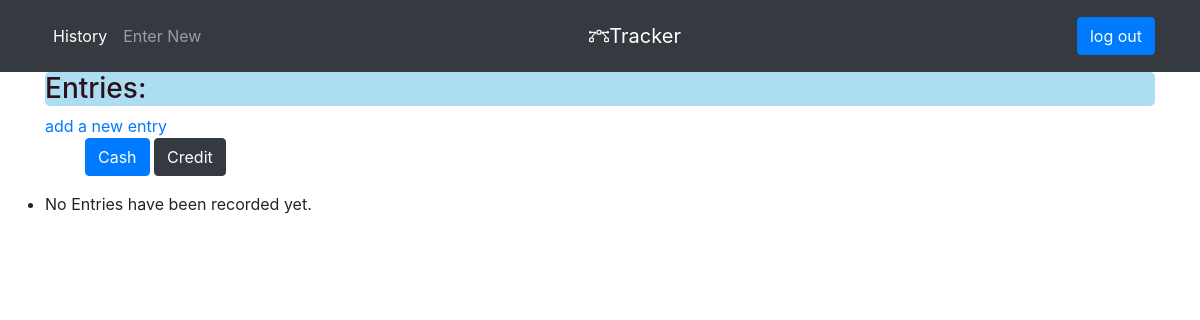
The app's page /entries/ (signed in), older data.
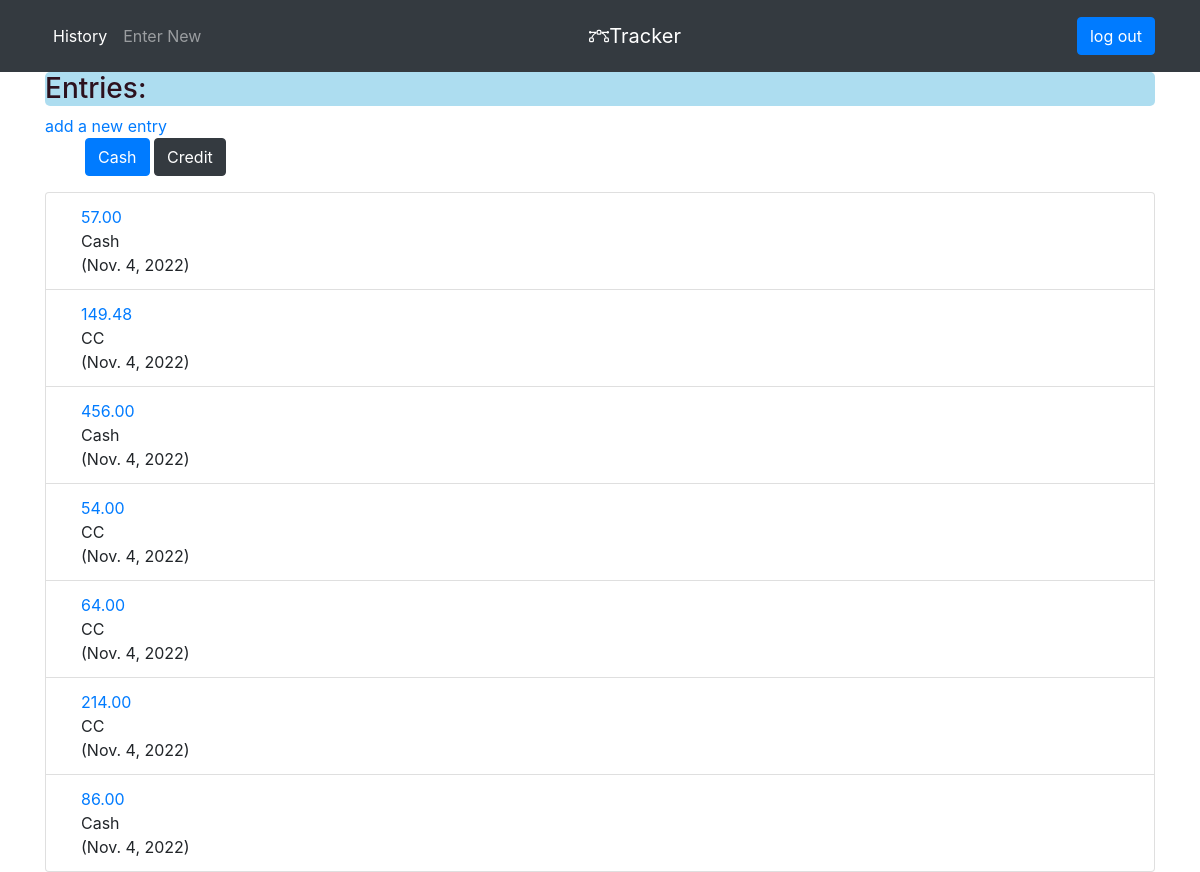
The same page, newer data.
### tip_tracker_app/models.py (models this page shows)
class Tip_Entry(models.Model):
    type = models.ForeignKey(
        Tip_Type,
        on_delete=models.CASCADE,
        related_name='tiptype'
    )
    tip = models.DecimalField(max_digits=8, decimal_places=2, default=0)
    date_added = models.DateField(auto_now_add=True)
    owner = models.ForeignKey(
        User,
        on_delete=models.CASCADE,
        related_name='owner',
        null=True
    )
    class Meta:
        verbose_name_plural = 'tip entries'

class Tip_Type(models.Model):
    type = models.CharField(
        choices=TIP_TYPE,
        default='Cash',
        max_length=15
    )
    class Meta:
        verbose_name_plural = 'tip types'
    def __str__(self):
        return self.type

### tip_tracker_app/views.py (the view)
# urls.py: re_path(r'^entries/$', views.entries, name='entries'),
@login_required
def entries(request):
    entries = Tip_Entry.objects.filter(owner=request.user).order_by('date_added')
    context = {'entries':entries, 'types':types}
    return render(request, 'tip_tracker_app/entries.html', context)

### tip_tracker_app/templates/tip_tracker_app/entries.html
{% extends "tip_tracker_app/base.html" %}
{% block content %}
<h3 class="font-monospace fs-1 fw-normal" style="color: rgb(44,17,30);background: rgba(0,150,208,0.32);border-top-left-radius: 5px;border-top-right-radius: 5px;border-bottom-right-radius: 5px;border-bottom-left-radius: 5px;">Entries:</h3>
<a href="{% url 'tip_tracker_app:new_entry' %}">add a new entry</a>
<ul>
        <a class="btn btn-primary" role="button" href="{% url 'tip_tracker_app:type' 1 %}">Cash</a>
        <a class="btn btn-dark me-2" role="button" href="{% url 'tip_tracker_app:type' 2 %}">Credit</a>
</ul>
<ul class="list-group">
    {% for entry in entries %}
    <li class="list-group-item">
        <span>
            <div class="col-sm">
            <a href="{% url 'tip_tracker_app:edit_entry' entry.id %}">
                {{entry.tip}}
            </a>
            </div>
            <div class="col-sm">
                {{entry.type}}
            </div>
            <div class="col-sm">
                ({{entry.date_added}})
            </div>
        </span>
    </li>
    {% empty %}
    <li>No Entries have been recorded yet.</li>
    {% endfor %}
</ul>
{% endblock content %}

### tip_tracker_app/templates/tip_tracker_app/base.html (shortened to what this page needs)
{% load bootstrap4 %}
<!DOCTYPE html>
<html lang="en">
<head>
    {% bootstrap_css %}
</head>
<body>
<nav class="navbar navbar-dark navbar-expand-md bg-dark py-3">
    <div class="container"><a class="navbar-brand d-flex align-items-center" href="{% url 'tip_tracker_app:index' %}"><span class="bs-icon-sm bs-icon-rounded bs-icon-primary d-flex justify-content-center align-items-center me-2 bs-icon"></span><span>Tracker</span></a><button class="navbar-toggler" data-toggle="collapse" data-target="#navcol-6"></button>
        <div id="navcol-6" class="collapse navbar-collapse flex-grow-0 order-md-first">
            <ul class="navbar-nav me-auto">
                <li class="nav-item"><a class="nav-link active" href="{% url 'tip_tracker_app:entries' %}">History</a></li>
                <li class="nav-item"><a class="nav-link" href="{% url 'tip_tracker_app:new_entry' %}">Enter New</a></li>
            </ul>
        </div>
        <div class="d-none d-md-block">
            {% if user.is_authenticated %}
            <a class="btn btn-primary" role="button" href="{% url 'users:logout' %}">log out</a>
            {% else %}
            <a class="btn btn-light me-2" role="button" href="{% url 'users:register' %}">register</a>
            <a class="btn btn-primary" role="button" href="{% url 'users:login' %}">log in</a>
            {% endif %}
        </div>
    </div>
</nav>
<div class="container">
    <div>
        {% block content %}
        {% endblock content %}
    </div>
</div>
</body>
</html>

Row changes from the older to the newer data that the page shows:
added Tip_Entry: tip "57.00", type "Cash", date_added "Nov. 4, 2022"
added Tip_Entry: tip "149.48", type "CC", date_added "Nov. 4, 2022"
added Tip_Entry: tip "456.00", type "Cash", date_added "Nov. 4, 2022"
added Tip_Entry: tip "54.00", type "CC", date_added "Nov. 4, 2022"
added Tip_Entry: tip "64.00", type "CC", date_added "Nov. 4, 2022"
added Tip_Entry: tip "214.00", type "CC", date_added "Nov. 4, 2022"
added Tip_Entry: tip "86.00", type "Cash", date_added "Nov. 4, 2022"
Text that changed along with them:
text no longer shown: "No Entries have been recorded yet."
